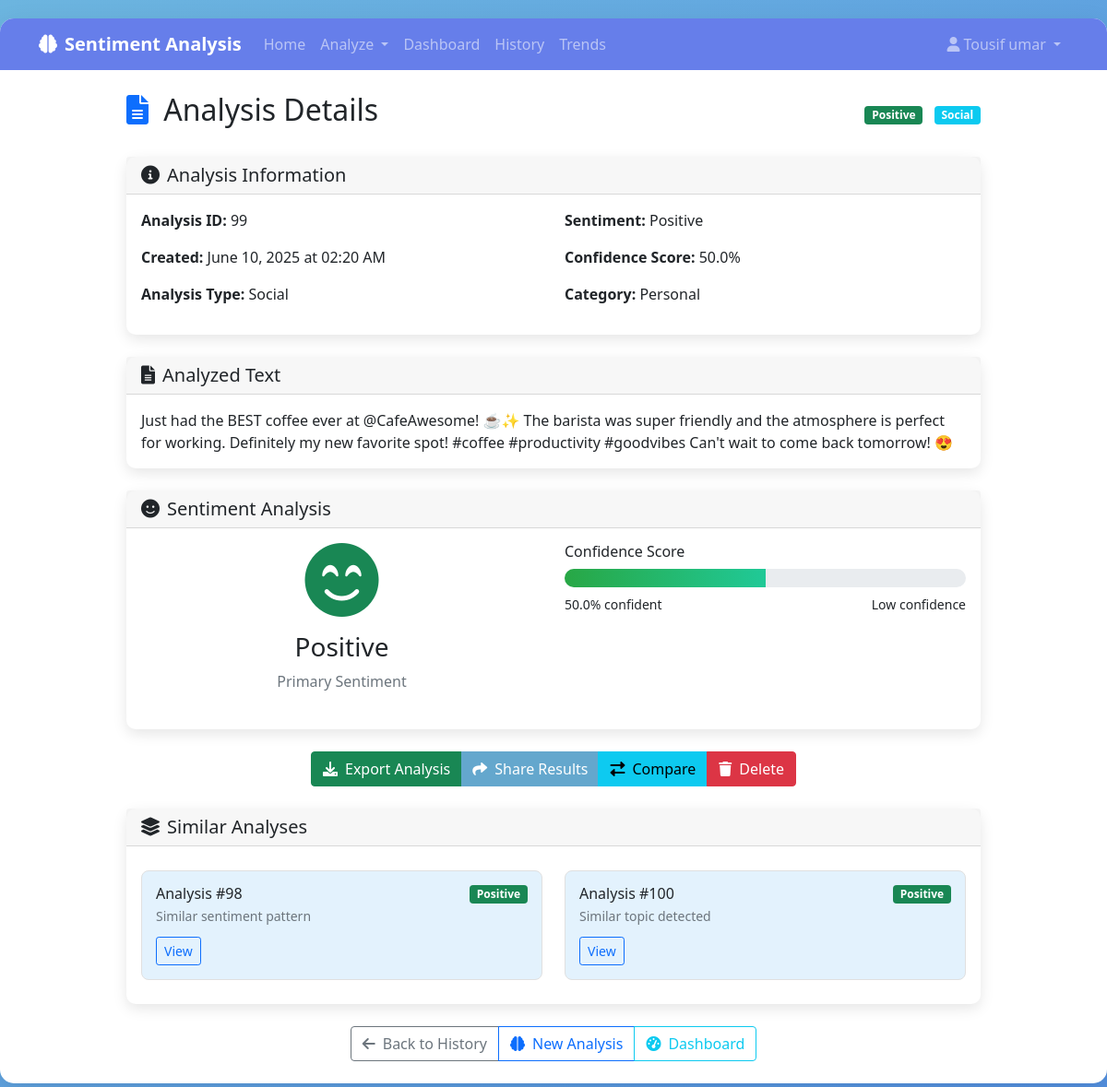
The page /analysis/99 (signed in) on the database its author committed.
### app.py (models this page shows)
class SentimentAnalysis(db.Model):
    id = db.Column(db.Integer, primary_key=True)
    user_id = db.Column(db.Integer, db.ForeignKey('user.id'), nullable=True)
    text_content = db.Column(db.Text, nullable=False)
    analysis_type = db.Column(db.String(50), nullable=False)  # basic, detailed, psychological, social
    sentiment = db.Column(db.String(20), nullable=False)  # positive, negative, neutral
    confidence_score = db.Column(db.Float, nullable=False)
    emotions = db.Column(db.Text, nullable=True)  # JSON string of emotions
    psychological_insights = db.Column(db.Text, nullable=True)
    keywords = db.Column(db.Text, nullable=True)  # JSON string of keywords
    category = db.Column(db.String(50), nullable=True)
    created_at = db.Column(db.DateTime, default=datetime.utcnow)

### app.py (the view)
@app.route('/analysis/<int:analysis_id>')
def view_analysis(analysis_id):
    analysis = SentimentAnalysis.query.get_or_404(analysis_id)
    emotions = json.loads(analysis.emotions) if analysis.emotions else None
    psychological = json.loads(analysis.psychological_insights) if analysis.psychological_insights else None
    keywords = json.loads(analysis.keywords) if analysis.keywords else []
    return render_template('view_analysis.html',
                         analysis=analysis,
                         emotions=emotions,
                         psychological=psychological,
                         keywords=keywords)

### templates/view_analysis.html (shortened to what this page needs)
{% extends "base.html" %}
{% block content %}
<div class="row justify-content-center">
    <div class="col-lg-10">
        <div class="d-flex justify-content-between align-items-center mb-4">
            <h2>
                <i class="fas fa-file-alt text-primary me-2"></i>
                Analysis Details
            </h2>
            <div>
                <span class="badge bg-{{ 'success' if analysis.sentiment == 'positive' else 'danger' if analysis.sentiment == 'negative' else 'secondary' }} me-2">
                    {{ analysis.sentiment|title }}
                </span>
                <span class="badge bg-info">{{ analysis.analysis_type|title }}</span>
            </div>
        </div>
        <div class="card mb-4">
            <div class="card-header">
                <h5 class="mb-0">
                    <i class="fas fa-info-circle me-2"></i>Analysis Information
                </h5>
            </div>
            <div class="card-body">
                <div class="row">
                    <div class="col-md-6">
                        <p><strong>Analysis ID:</strong> {{ analysis.id }}</p>
                        <p><strong>Created:</strong> {{ analysis.created_at.strftime('%B %d, %Y at %I:%M %p') }}</p>
                        <p><strong>Analysis Type:</strong> {{ analysis.analysis_type|title }}</p>
                    </div>
                    <div class="col-md-6">
                        <p><strong>Sentiment:</strong> {{ analysis.sentiment|title }}</p>
                        <p><strong>Confidence Score:</strong> {{ (analysis.confidence_score * 100)|round }}%</p>
                        <p><strong>Category:</strong> {{ analysis.category|title }}</p>
                    </div>
                </div>
            </div>
        </div>
        <div class="card mb-4">
            <div class="card-header">
                <h5 class="mb-0">
                    <i class="fas fa-file-text me-2"></i>Analyzed Text
                </h5>
            </div>
            <div class="card-body">
                <p class="mb-0">{{ analysis.text_content }}</p>
            </div>
        </div>
        <div class="card mb-4">
            <div class="card-header">
                <h5 class="mb-0">
                    <i class="fas fa-smile me-2"></i>Sentiment Analysis
                </h5>
            </div>
            <div class="card-body">
                <div class="row">
                    <div class="col-md-6">
                        <div class="text-center mb-4">
                            <div class="sentiment-icon-large {{ 'text-success' if analysis.sentiment == 'positive' else 'text-danger' if analysis.sentiment == 'negative' else 'text-secondary' }}">
                                <i class="fas fa-{{ 'smile-beam' if analysis.sentiment == 'positive' else 'frown' if analysis.sentiment == 'negative' else 'meh' }} fa-5x"></i>
                            </div>
                            <h3 class="mt-3">{{ analysis.sentiment|title }}</h3>
                            <p class="text-muted">Primary Sentiment</p>
                        </div>
                    </div>
                    <div class="col-md-6">
                        <h6>Confidence Score</h6>
                        <div class="confidence-bar mb-2">
                            <div class="confidence-fill" style="width: {{ (analysis.confidence_score * 100)|round }}%"></div>
                        </div>
                        <div class="d-flex justify-content-between">
                            <small>{{ (analysis.confidence_score * 100)|round }}% confident</small>
                            <small>{{ 'High' if analysis.confidence_score > 0.8 else 'Medium' if analysis.confidence_score > 0.6 else 'Low' }} confidence</small>
                        </div>
                    </div>
                </div>
            </div>
        </div>
        <div class="text-center mb-4">
            <div class="btn-group" role="group">
                <button class="btn btn-success" onclick="exportAnalysis()">
                    <i class="fas fa-download me-2"></i>Export Analysis
                </button>
                <button class="btn btn-primary" onclick="shareAnalysis()">
                    <i class="fas fa-share me-2"></i>Share Results
                </button>
                <button class="btn btn-info" onclick="compareAnalysis()">
                    <i class="fas fa-exchange-alt me-2"></i>Compare
                </button>
                <button class="btn btn-danger" onclick="deleteAnalysis()">
                    <i class="fas fa-trash me-2"></i>Delete
                </button>
            </div>
        </div>
        <div class="card mb-4">
            <div class="card-header">
                <h5 class="mb-0">
                    <i class="fas fa-layer-group me-2"></i>Similar Analyses
                </h5>
            </div>
            <div class="card-body">
                <div class="row">
                    <div class="col-md-6">
                        <div class="analysis-card">
                            <div class="d-flex justify-content-between align-items-start">
                                <div>
                                    <h6 class="mb-1">Analysis #{{ analysis.id - 1 if analysis.id > 1 else analysis.id + 5 }}</h6>
                                    <p class="text-muted small mb-1">Similar sentiment pattern</p>
                                </div>
                                <span class="badge bg-{{ 'success' if analysis.sentiment == 'positive' else 'danger' if analysis.sentiment == 'negative' else 'secondary' }}">
                                    {{ analysis.sentiment|title }}
                                </span>
                            </div>
                            <a href="#" class="btn btn-sm btn-outline-primary mt-2">View</a>
                        </div>
                    </div>
                    <div class="col-md-6">
                        <div class="analysis-card">
                            <div class="d-flex justify-content-between align-items-start">
                                <div>
                                    <h6 class="mb-1">Analysis #{{ analysis.id + 1 }}</h6>
                                    <p class="text-muted small mb-1">Similar topic detected</p>
                                </div>
                                <span class="badge bg-{{ 'success' if analysis.sentiment == 'positive' else 'danger' if analysis.sentiment == 'negative' else 'secondary' }}">
                                    {{ analysis.sentiment|title }}
                                </span>
                            </div>
                            <a href="#" class="btn btn-sm btn-outline-primary mt-2">View</a>
                        </div>
                    </div>
                </div>
            </div>
        </div>
        <div class="text-center">
            <div class="btn-group" role="group">
                <a href="{{ url_for('analysis_history') }}" class="btn btn-outline-secondary">
                    <i class="fas fa-arrow-left me-2"></i>Back to History
                </a>
                <a href="{{ url_for('analyze_text') }}" class="btn btn-outline-primary">
                    <i class="fas fa-brain me-2"></i>New Analysis
                </a>
                <a href="{{ url_for('dashboard') }}" class="btn btn-outline-info">
                    <i class="fas fa-tachometer-alt me-2"></i>Dashboard
                </a>
            </div>
        </div>
    </div>
</div>
{% endblock %}

### templates/base.html (style rules this page uses)
body { background: linear-gradient(135deg, #6cb5df 0%, #5390e0 100%); min-height: 100vh; font-family: 'Segoe UI', Tahoma, Geneva, Verdana, sans-serif; }
.btn-primary { background: #64a7cd; border: none; }
.card { border: none; box-shadow: 0 5px 15px rgba(0,0,0,0.1); border-radius: 10px; }
.analysis-card { background: #e3f2fd; border: 1px solid #e0e0e0; border-radius: 8px; padding: 15px; margin: 10px 0; }
.confidence-bar { height: 20px; background: #e9ecef; border-radius: 10px; overflow: hidden; }
.confidence-fill { height: 100%; background: linear-gradient(90deg, #28a745, #20c997); transition: width 0.3s ease; }

### rows shown on the page
SentimentAnalysis: sentiment "Positive", analysis_type "Social", id "99", created_at "June 10, 2025 at 02:20 AM", (analysis.confidence_score*100)|round "50.0", category "Personal", text_content "Just had the BEST coffee ever at @CafeAwesome! ☕️✨ The barista was super friendly and the atmosphere is perfect for working. Definitely my new favorite spot! #coffee #productivity #goodvibes Can't wait to come back tomorrow! 😍", confidence_score "Low"

### other values the page prints
{{ session.user_name }} "Tousif umar"
{{ analysis.id - 1 if analysis.id > 1 else analysis.id + 5 }} "98"
{{ analysis.id + 1 }} "100"
